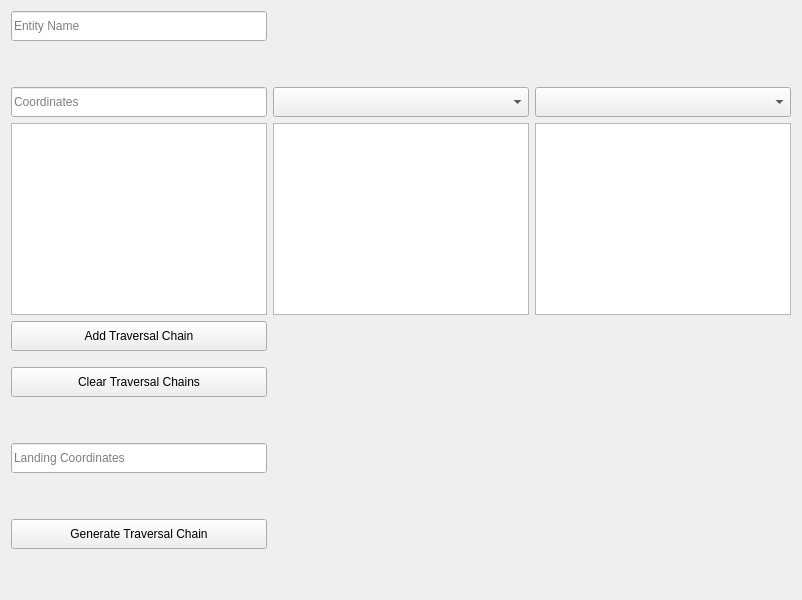
            <widget class="QWidget" name="tab_3">
             <attribute name="title">
              <string>Imp</string>
             </attribute>
             <layout class="QVBoxLayout" name="verticalLayout_7" stretch="0,0">
              <item>
               <layout class="QGridLayout" name="gridLayout_11">
                <property name="sizeConstraint">
                 <enum>QLayout::SetMaximumSize</enum>
                </property>
                <item row="7" column="0" colspan="3">
                 <spacer name="verticalSpacer_22">
                  <property name="orientation">
                   <enum>Qt::Vertical</enum>
                  </property>
                  <property name="sizeType">
                   <enum>QSizePolicy::Maximum</enum>
                  </property>
                  <property name="sizeHint" stdset="0">
                   <size>
                    <width>20</width>
                    <height>40</height>
                   </size>
                  </property>
                 </spacer>
                </item>
                <item row="2" column="2">
                 <widget class="QComboBox" name="comboBox_idleAnimsImp">
                  <property name="sizePolicy">
                   <sizepolicy hsizetype="Preferred" vsizetype="Preferred">
                    <horstretch>0</horstretch>
                    <verstretch>0</verstretch>
                   </sizepolicy>
                  </property>
                  <property name="minimumSize">
                   <size>
                    <width>0</width>
                    <height>30</height>
                   </size>
                  </property>
                 </widget>
                </item>
                <item row="9" column="0" colspan="3">
                 <spacer name="verticalSpacer_23">
                  <property name="orientation">
                   <enum>Qt::Vertical</enum>
                  </property>
                  <property name="sizeType">
                   <enum>QSizePolicy::Preferred</enum>
                  </property>
                  <property name="sizeHint" stdset="0">
                   <size>
                    <width>20</width>
                    <height>40</height>
                   </size>
                  </property>
                 </spacer>
                </item>
                <item row="2" column="1">
                 <widget class="QComboBox" name="comboBox_linkAnimsImp">
                  <property name="sizePolicy">
                   <sizepolicy hsizetype="Preferred" vsizetype="Preferred">
                    <horstretch>0</horstretch>
                    <verstretch>0</verstretch>
                   </sizepolicy>
                  </property>
                  <property name="minimumSize">
                   <size>
                    <width>0</width>
                    <height>30</height>
                   </size>
                  </property>
                  <property name="maxVisibleItems">
                   <number>20</number>
                  </property>
                 </widget>
                </item>
                <item row="3" column="0">
                 <widget class="QListWidget" name="listWidget_hangCoordsImp">
                  <property name="sizePolicy">
                   <sizepolicy hsizetype="Expanding" vsizetype="MinimumExpanding">
                    <horstretch>0</horstretch>
                    <verstretch>0</verstretch>
                   </sizepolicy>
                  </property>
                  <property name="minimumSize">
                   <size>
                    <width>0</width>
                    <height>100</height>
                   </size>
                  </property>
                 </widget>
                </item>
                <item row="10" column="0">
                 <widget class="QPushButton" name="pushButtonToMakeHangImp">
                  <property name="sizePolicy">
                   <sizepolicy hsizetype="Minimum" vsizetype="Preferred">
                    <horstretch>0</horstretch>
                    <verstretch>0</verstretch>
                   </sizepolicy>
                  </property>
                  <property name="minimumSize">
                   <size>
                    <width>0</width>
                    <height>30</height>
                   </size>
                  </property>
                  <property name="text">
                   <string>Generate Traversal Chain</string>
                  </property>
                 </widget>
                </item>
                <item row="6" column="0">
                 <widget class="QPushButton" name="pushButton_clearHangImp">
                  <property name="sizePolicy">
                   <sizepolicy hsizetype="Minimum" vsizetype="Preferred">
                    <horstretch>0</horstretch>
                    <verstretch>0</verstretch>
                   </sizepolicy>
                  </property>
                  <property name="minimumSize">
                   <size>
                    <width>0</width>
                    <height>30</height>
                   </size>
                  </property>
                  <property name="text">
                   <string>Clear Traversal Chains</string>
                  </property>
                 </widget>
                </item>
                <item row="2" column="0">
                 <widget class="QLineEdit" name="inputCoordsHangImp">
                  <property name="sizePolicy">
                   <sizepolicy hsizetype="Expanding" vsizetype="Preferred">
                    <horstretch>0</horstretch>
                    <verstretch>0</verstretch>
                   </sizepolicy>
                  </property>
                  <property name="minimumSize">
                   <size>
                    <width>0</width>
                    <height>30</height>
                   </size>
                  </property>
                  <property name="placeholderText">
                   <string>Coordinates</string>
                  </property>
                 </widget>
                </item>
                <item row="4" column="0">
                 <widget class="QPushButton" name="pushButton_addChain_Imp">
                  <property name="sizePolicy">
                   <sizepolicy hsizetype="Minimum" vsizetype="Preferred">
                    <horstretch>0</horstretch>
                    <verstretch>0</verstretch>
                   </sizepolicy>
                  </property>
                  <property name="minimumSize">
                   <size>
                    <width>0</width>
                    <height>30</height>
                   </size>
                  </property>
                  <property name="text">
                   <string>Add Traversal Chain</string>
                  </property>
                 </widget>
                </item>
                <item row="3" column="1">
                 <widget class="QListWidget" name="listWidget_hangLinkImp"/>
                </item>
                <item row="8" column="0">
                 <widget class="QLineEdit" name="inputCoordsLandImp">
                  <property name="sizePolicy">
                   <sizepolicy hsizetype="Expanding" vsizetype="Preferred">
                    <horstretch>0</horstretch>
                    <verstretch>0</verstretch>
                   </sizepolicy>
                  </property>
                  <property name="minimumSize">
                   <size>
                    <width>0</width>
                    <height>30</height>
                   </size>
                  </property>
                  <property name="placeholderText">
                   <string>Landing Coordinates</string>
                  </property>
                 </widget>
                </item>
                <item row="0" column="0">
                 <widget class="QLineEdit" name="inputEntityNameHangImp">
                  <property name="sizePolicy">
                   <sizepolicy hsizetype="Expanding" vsizetype="Preferred">
                    <horstretch>0</horstretch>
                    <verstretch>0</verstretch>
                   </sizepolicy>
                  </property>
                  <property name="minimumSize">
                   <size>
                    <width>0</width>
                    <height>30</height>
                   </size>
                  </property>
                  <property name="placeholderText">
                   <string>Entity Name</string>
                  </property>
                 </widget>
                </item>
                <item row="3" column="2">
                 <widget class="QListWidget" name="listWidget_hangIdleImp"/>
                </item>
                <item row="1" column="1">
                 <spacer name="verticalSpacer_24">
                  <property name="orientation">
                   <enum>Qt::Vertical</enum>
                  </property>
                  <property name="sizeType">
                   <enum>QSizePolicy::Maximum</enum>
                  </property>
                  <property name="sizeHint" stdset="0">
                   <size>
                    <width>20</width>
                    <height>40</height>
                   </size>
                  </property>
                 </spacer>
                </item>
                <item row="5" column="0">
                 <spacer name="verticalSpacer_25">
                  <property name="orientation">
                   <enum>Qt::Vertical</enum>
                  </property>
                  <property name="sizeType">
                   <enum>QSizePolicy::Maximum</enum>
                  </property>
                  <property name="sizeHint" stdset="0">
                   <size>
                    <width>20</width>
                    <height>10</height>
                   </size>
                  </property>
                 </spacer>
                </item>
               </layout>
              </item>
              <item>
               <spacer name="verticalSpacer_26">
                <property name="orientation">
                 <enum>Qt::Vertical</enum>
                </property>
                <property name="sizeType">
                 <enum>QSizePolicy::Preferred</enum>
                </property>
                <property name="sizeHint" stdset="0">
                 <size>
                  <width>20</width>
                  <height>40</height>
                 </size>
                </property>
               </spacer>
              </item>
             </layout>
            </widget>
